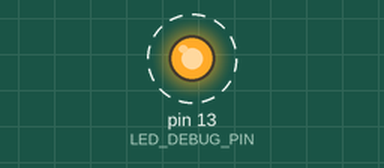
A sketch run on a simulated Arduino Uno, built with avr-gcc and run on an emulated ATmega328P. Parts: output pins drawn as LEDs (lit = HIGH). Dashed ring = blinking.

Above: at 0.1 s.
Timing chart, 0 to 3.0 s (numbered marks = the images above):
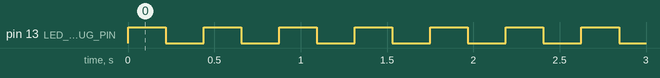

The sketch:

fa05-multi-files.ino
```cpp
#include "global.h"

void SYS_Init(void) {
  LED_DEBUG_DDR |= (1 << LED_DEBUG_PIN);
  LED_DEBUG_PORT &= ~(1 << LED_DEBUG_PIN);
}

int main (void) {
  SYS_Init();
  volatile uint32_t delay;

  for (;;) {
    LED_DEBUG_PORT |= (1 << LED_DEBUG_PIN);
    for(delay = 0; delay < LED_DELAY; delay++);

    LED_DEBUG_PORT &= ~(1 << LED_DEBUG_PIN);
    for(delay = 0; delay < LED_DELAY; delay++);
  }

}
```

global.h
```cpp
#ifndef __GLOBAL_H__
#define __GLOBAL_H__

#include <stdint.h>
#include <avr/io.h>

#define LED_DEBUG_PIN     5
#define LED_DEBUG_DDR     DDRB
#define LED_DEBUG_PORT    PORTB

#define LED_DELAY         100000

#include "gpio.h"

#endif // __GLOBAL_H__
```

gpio.c
```cpp
#include "global.h"

int32_t GPIO_Init(void){
    DDRD= 0x00; DDRB= 0x00; PORTD= 0x00; PORTB= 0x00; // Set Port D as input and Port B as output
    return GPIO_SUCCESS;
}

int32_t GPIO_Mode(uint8_t pin, uint8_t direction){
    if(pin > GPIO_MAX) return GPIO_ERROR_RANGE;
    if (direction>GPIO_OUTPUT)return GPIO_ERROR_RANGE;

    if(direction==GPIO_INPUT){
        if(pin<8) DDRD |= (1 << pin); // Set pin high
        else DDRB |= (1 << (pin & 7)); // Set pin high
        }
    else{

        }
        return GPIO_SUCCESS;
    }
```

gpio.h
```cpp
#ifndef __GPIO_H__
#define __GPIO_H__


#define GPIO_MAX 13
#define GPIO_MIN 0
#define GPIO_LOW 0
#define GPIO_HIGH 1
#define GPIO_INPUT 0
#define GPIO_OUTPUT 1
#define GPIO_SUCCESS 0
#define GPIO_ERROR_RANGE 1

#endif
```

Measured:
- by itself, pin 13 (LED_DEBUG_PIN): alternates HIGH for 0.22 s and LOW for 0.22 s
